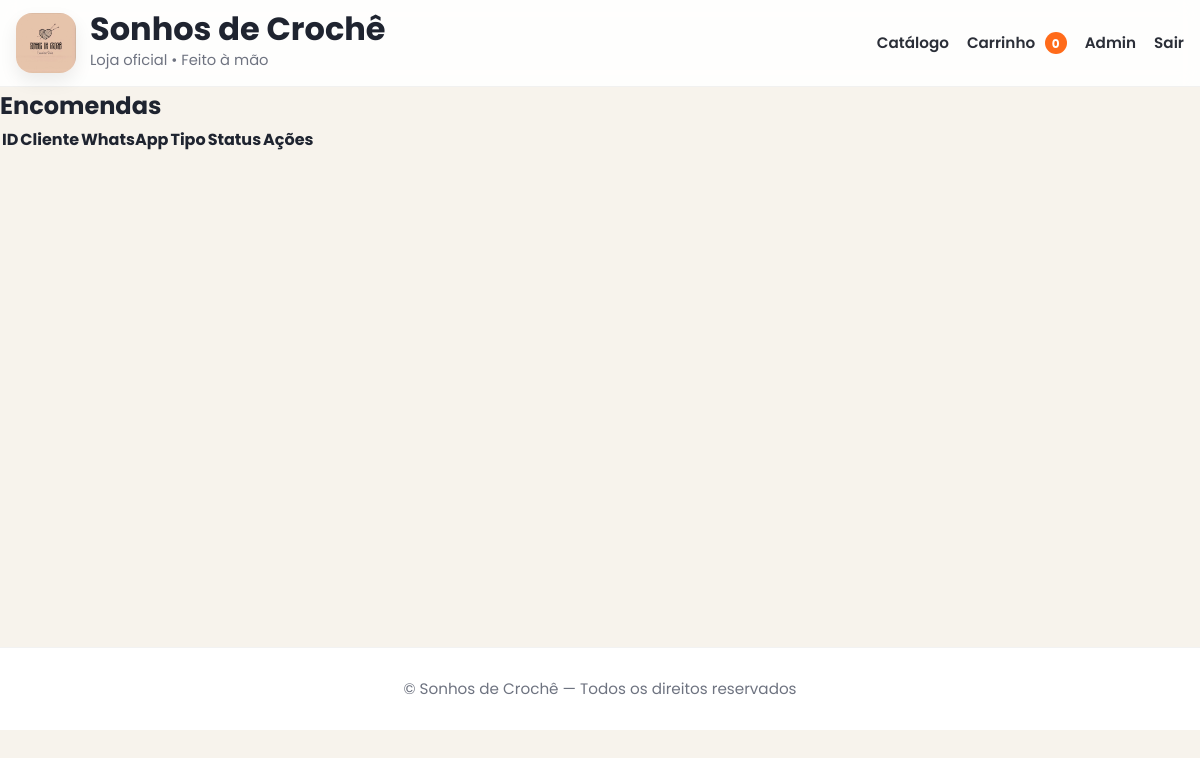
/admin/encomendas (signed in), run on an earlier commit of the app's database.
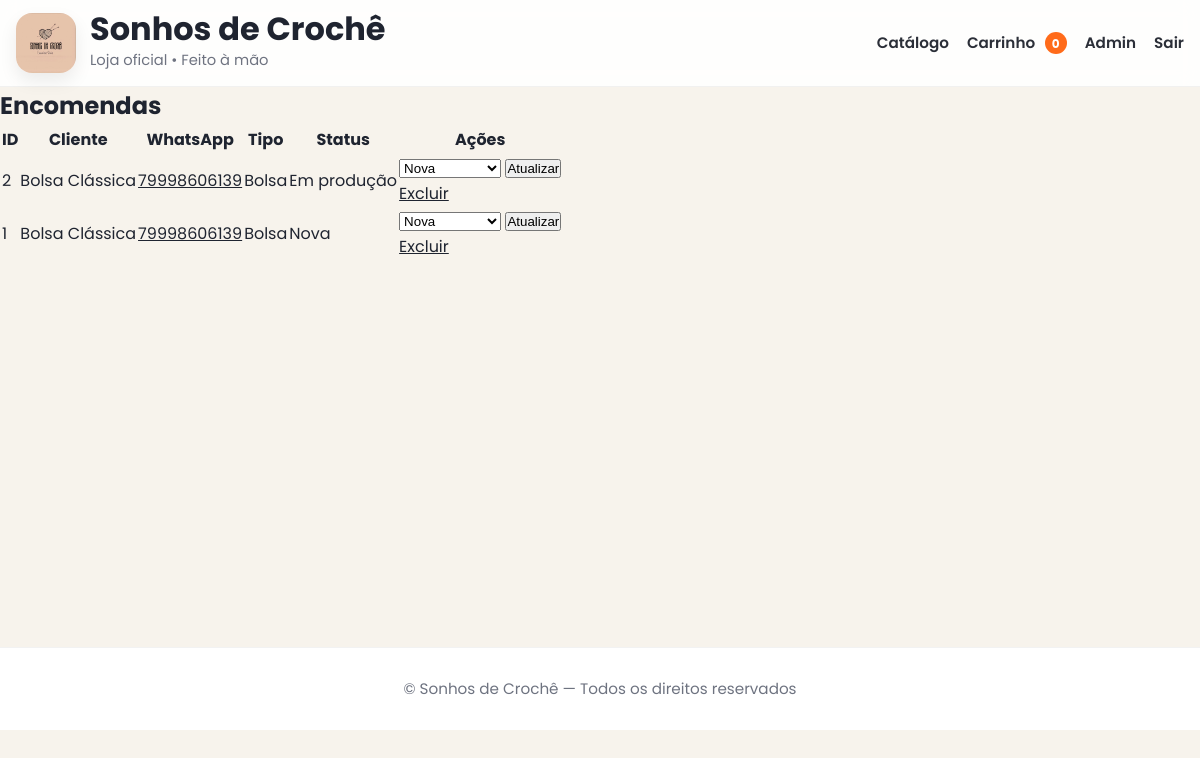
And on a later commit of the database.
### app.py (models this page shows)
class CustomOrder(db.Model):
    id = db.Column(db.Integer, primary_key=True)
    name = db.Column(db.String(120), nullable=False)
    whatsapp = db.Column(db.String(50), nullable=False)
    product_type = db.Column(db.String(120))
    description = db.Column(db.Text)
    status = db.Column(db.String(50), default="Nova")
    created_at = db.Column(db.DateTime, default=datetime.utcnow)

### app.py (the view)
    @app.route("/admin/encomendas")
    @login_required
    def admin_encomendas():
        orders = CustomOrder.query.order_by(CustomOrder.created_at.desc()).all()
        return render_template("admin_encomendas.html", orders=orders)

### templates/admin_encomendas.html (shortened to what this page needs)
{% extends "base.html" %}
{% block content %}
<h2>Encomendas</h2>
<table>
<tr>
<th>ID</th>
<th>Cliente</th>
<th>WhatsApp</th>
<th>Tipo</th>
<th>Status</th>
<th>Ações</th>
</tr>
{% for o in orders %}
<tr>
<td>{{ o.id }}</td>
<td>{{ o.name }}</td>
<td>
<a href="https://wa.me/{{ o.whatsapp }}" target="_blank">
{{ o.whatsapp }}
</a>
</td>
<td>{{ o.product_type }}</td>
<td>{{ o.status }}</td>
<td>
<form action="/admin/encomenda/{{o.id}}/status" method="POST">
<select name="status">
<option>Nova</option>
</select>
<button>Atualizar</button>
</form>
<a href="/admin/encomenda/{{o.id}}/delete">
Excluir
</a>
</td>
</tr>
{% endfor %}
</table>
{% endblock %}

What changed in the data, as far as the page shows it:
added CustomOrder: id "2", name "Bolsa Clássica", whatsapp "79998606139", product_type "Bolsa", status "Em produção"
added CustomOrder: id "1", name "Bolsa Clássica", whatsapp "79998606139", product_type "Bolsa", status "Nova"
